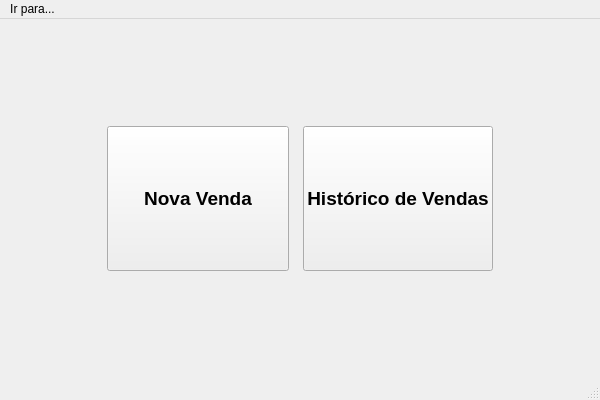
<?xml version="1.0" encoding="UTF-8"?>
<ui version="4.0">
 <class>SiCApepVendas</class>
 <widget class="QMainWindow" name="SiCApepVendas">
  <property name="geometry">
   <rect>
    <x>0</x>
    <y>0</y>
    <width>600</width>
    <height>400</height>
   </rect>
  </property>
  <property name="sizePolicy">
   <sizepolicy hsizetype="Expanding" vsizetype="Expanding">
    <horstretch>4</horstretch>
    <verstretch>4</verstretch>
   </sizepolicy>
  </property>
  <property name="windowTitle">
   <string>SiCApep</string>
  </property>
  <property name="locale">
   <locale language="Portuguese" country="Brazil"/>
  </property>
  <widget class="QWidget" name="centralWidget">
   <layout class="QGridLayout" name="gridLayout_2">
    <property name="leftMargin">
     <number>100</number>
    </property>
    <property name="topMargin">
     <number>100</number>
    </property>
    <property name="rightMargin">
     <number>100</number>
    </property>
    <property name="bottomMargin">
     <number>100</number>
    </property>
    <property name="spacing">
     <number>10</number>
    </property>
    <item row="0" column="0">
     <layout class="QGridLayout" name="gridLayout">
      <property name="leftMargin">
       <number>7</number>
      </property>
      <property name="topMargin">
       <number>7</number>
      </property>
      <property name="rightMargin">
       <number>7</number>
      </property>
      <property name="bottomMargin">
       <number>7</number>
      </property>
      <property name="spacing">
       <number>14</number>
      </property>
      <item row="0" column="0">
       <widget class="QPushButton" name="pushButtonHistorico">
        <property name="sizePolicy">
         <sizepolicy hsizetype="Expanding" vsizetype="Expanding">
          <horstretch>0</horstretch>
          <verstretch>0</verstretch>
         </sizepolicy>
        </property>
        <property name="font">
         <font>
          <family>Arial</family>
          <pointsize>14</pointsize>
          <weight>75</weight>
          <bold>true</bold>
         </font>
        </property>
        <property name="text">
         <string>Nova Venda</string>
        </property>
        <property name="autoDefault">
         <bool>false</bool>
        </property>
       </widget>
      </item>
      <item row="0" column="1">
       <widget class="QPushButton" name="pushButtonNova">
        <property name="sizePolicy">
         <sizepolicy hsizetype="Expanding" vsizetype="Expanding">
          <horstretch>0</horstretch>
          <verstretch>0</verstretch>
         </sizepolicy>
        </property>
        <property name="font">
         <font>
          <family>Arial</family>
          <pointsize>14</pointsize>
          <weight>75</weight>
          <bold>true</bold>
         </font>
        </property>
        <property name="text">
         <string>Histórico de Vendas</string>
        </property>
       </widget>
      </item>
     </layout>
    </item>
   </layout>
  </widget>
  <widget class="QStatusBar" name="statusBar"/>
  <widget class="QMenuBar" name="menuBar">
   <property name="geometry">
    <rect>
     <x>0</x>
     <y>0</y>
     <width>600</width>
     <height>21</height>
    </rect>
   </property>
   <widget class="QMenu" name="menuIrPara">
    <property name="title">
     <string>Ir para...</string>
    </property>
    <addaction name="actionMenu_Principal"/>
   </widget>
   <addaction name="menuIrPara"/>
  </widget>
  <action name="actionMenu_Principal">
   <property name="text">
    <string>Menu Principal</string>
   </property>
  </action>
 </widget>
 <layoutdefault spacing="6" margin="11"/>
 <resources/>
 <connections/>
</ui>
